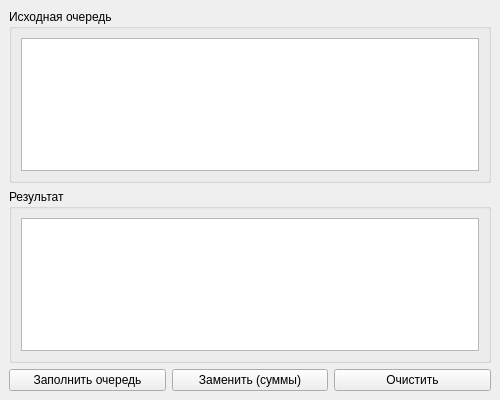
<?xml version="1.0" encoding="UTF-8"?>
<ui version="4.0">
 <class>MainWindow</class>
 <widget class="QMainWindow" name="MainWindow">
  <property name="geometry">
   <rect>
    <x>0</x>
    <y>0</y>
    <width>500</width>
    <height>400</height>
   </rect>
  </property>
  <property name="windowTitle">
   <string>Очередь - Суммы с концов</string>
  </property>
  <widget class="QWidget" name="centralwidget">
   <layout class="QVBoxLayout" name="verticalLayout">
    <item>
     <widget class="QGroupBox" name="groupBox">
      <property name="title">
       <string>Исходная очередь</string>
      </property>
      <layout class="QVBoxLayout" name="verticalLayout_1">
       <item>
        <widget class="QTextEdit" name="originalTextEdit">
         <property name="readOnly">
          <bool>true</bool>
         </property>
        </widget>
       </item>
      </layout>
     </widget>
    </item>
    <item>
     <widget class="QGroupBox" name="groupBox_2">
      <property name="title">
       <string>Результат</string>
      </property>
      <layout class="QVBoxLayout" name="verticalLayout_2">
       <item>
        <widget class="QTextEdit" name="resultTextEdit">
         <property name="readOnly">
          <bool>true</bool>
         </property>
        </widget>
       </item>
      </layout>
     </widget>
    </item>
    <item>
     <layout class="QHBoxLayout" name="horizontalLayout">
      <item>
       <widget class="QPushButton" name="fillButton">
        <property name="text">
         <string>Заполнить очередь</string>
        </property>
       </widget>
      </item>
      <item>
       <widget class="QPushButton" name="processButton">
        <property name="text">
         <string>Заменить (суммы)</string>
        </property>
       </widget>
      </item>
      <item>
       <widget class="QPushButton" name="clearButton">
        <property name="text">
         <string>Очистить</string>
        </property>
       </widget>
      </item>
     </layout>
    </item>
   </layout>
  </widget>
 </widget>
 <resources/>
 <connections/>
</ui>
